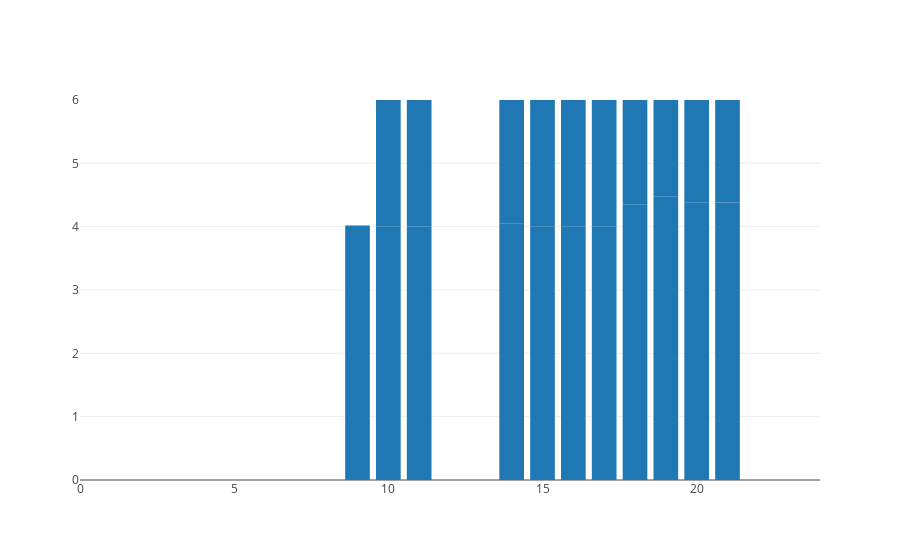

Notebook cell for this chart:
### Code cell
d1 = go.Bar(x=df_cl_e.starttime.dt.hour,y=df_cl_e.emotion_score)
l1 = go.Layout(
    hovermode='closest',
    xaxis={'range':[0,24]},
    yaxis={'range':[0,6]}
)
f1 = go.Figure(data=[d1],layout=l1)
pyo.iplot(f1)

### Figure 1 — Plotly figure (JSON) as saved in the notebook; plotly's stock layout.template omitted (floating-point values rounded to 4 significant figures)
{"data": [{"type": "bar", "uid": "3455efd4-33f5-4e86-89cf-8c7bf05ae92c", "x": [19, 19, 18, 17, 19, 21, 19, 20, 20, 21, 21, 19, 20, 20, 20, 21, 11, 20, 20, 20, 20, 21, 21, 15, 19, 20, 16, 16, 20, 20, 19, 21, 10, 11, 21, 20, 14, 21, 20, 19, 18, 19, 20, 20, 20, 19, 18, 21, 20, 19, 19, 20, 18, 9, 20, 21, 21, 19, 21, 20, 20, 20, 20, 19, 21, 20, 20, 19, 21, 20, 19, 20, 16, 20, 10, 21, 18, 20, 20, 20, 17, 20, 21, 14, 15, 19, 21, 20, 21, 21, 20, 20, 20, 20, 20, 20, 20, 19, 21, 20, 20, 20, 19, 18, 17, 10, 20, 20, 19], "y": [4.479, 4.079, 4.347, 4.0, 3.521, 4.382, 4.379, 4.384, 4.544, 4.345, 4.366, 4.442, 4.193, 4.3, 4.137, 4.28, 4.002, 4.237, 4.089, 4.245, 4.421, 4.256, 4.279, 4, 4.001, 4.136, 4.008, 4.002, 4.37, 4.375, 4.431, 4.174, 4, 4, 4.474, 4.154, 4.048, 4.396, 4.651, 4.335, 4.512, 4.346, 4.35, 4.59, 4.157, 4.265, 3.596, 4.244, 4.136, 3.946, 3.444, 4.24, 4.183, 4.018, 4.299, 4.152, 4.118, 4.209, 4.327, 4.391, 4.115, 4.017, 4.117, 4.183, 4.097, 4.218, 4.144, 4.06, 4.471, 4.255, 4.482, 4.245, 4.001, 4.566, 4.066, 3.927, 4.342, 3.889, 4.156, 4.052, 4.127, 4, 4.134, 4.005, 4, null, null, null, null, null, null, null, null, null, null, null, null, null, null, null, null, null, null, null, null, null, null, null, null]}], "layout": {"autosize": true, "hovermode": "closest", "xaxis": {"range": [0, 24], "type": "linear"}, "yaxis": {"range": [0, 6], "type": "linear"}}}
